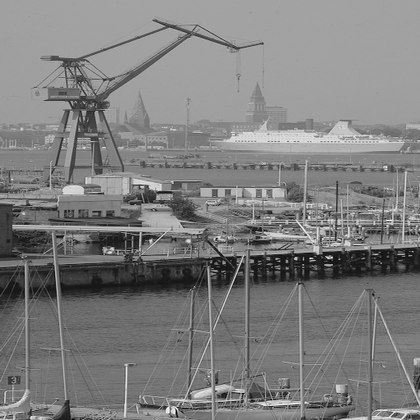
%> input picture fusion_metrix/metrix/GSM/src.bmp, 420 x 420 px, shrunk from 512 x 512 before the run; the run also reads 1 picture not shown here
$ octave Index.m   (GNU Octave 9; MATLAB toolbox functions it lacks are replaced by stand-ins)
%> lines starting %> are read from the running program, lines starting %| are printed output that depends on the picture; long printed decimals are rounded
### fusion_metrix/Qabf1.m

%    Objective Image Fusion Performance Measure
%    C.S.Xydeas and V.Petrovic
%    Electronics Letters

%    edit by Richang Hong; May 27 07

function Qabf1= Qabf(strA, strB, strF)
% [13 lines of commented-out code are left out]
    L=1; Tg=0.9994;kg=-15;Dg=0.5;Ta=0.9879;ka=-22;Da=0.8;

% Sobel Operator
h1=[1 2 1;0 0 0;-1 -2 -1]; h2=[0 1 2;-1 0 1;-2 -1 0]; h3=[-1 0 1;-2 0 2;-1 0 1];
% if y is the response to h1 and x is the response to h3;
% then the intensity is sqrt(x^2+y^2) and orientation is arctan(y/x);
 pA = double(strA);
 pB = double(strB);
 pF = double(strF);

SAx = conv2(pA,h3,'same'); SAy = conv2(pA,h1,'same');
gA = sqrt(SAx.^2 + SAy.^2);
[M,N] = size(SAx); aA = zeros(M,N);
for i=1:M
    for j=1:N
        if ( SAx(i,j) == 0 ) aA(i,j) = pi/2;
        else
            aA(i,j) = atan(SAy(i,j)/(SAx(i,j)+eps));
        end
    end
end

SBx = conv2(pB,h3,'same'); SBy = conv2(pB,h1,'same');
gB = sqrt(SBx.^2 + SBy.^2);
[M,N] = size(SBx); aB = zeros(M,N);
for i=1:M
    for j=1:N
        if ( SBx(i,j) == 0 ) aB(i,j) = pi/2;
        else
            aB(i,j) = atan(SBy(i,j)/(SBx(i,j)+eps));
        end
    end
end

SFx = conv2(pF,h3,'same'); SFy = conv2(pF,h1,'same');
gF = sqrt(SFx.^2 + SFy.^2);
[M,N] = size(SAx); aF = zeros(M,N);
for i=1:M
    for j=1:N
        if ( SFx(i,j) == 0 ) aF(i,j) = pi/2;
        else
            aF(i,j) = atan(SFy(i,j)/(SFx(i,j)+eps));
        end
    end
end

% the relative strength and orientation value of GAF,GBF and AAF,ABF;
GAF = zeros(M,N); AAF = zeros(M,N); QgAF = zeros(M,N); QaAF = zeros(M,N); QAF = zeros(M,N);
for i=1:M
    for j=1:N

        if ( gA(i,j) > gF(i,j))  GAF(i,j) = gF(i,j)/(gA(i,j)+eps);
        else
            if ( gA(i,j) == gF(i,j) )  GAF(i,j) = gF(i,j);
            else
                GAF(i,j) = gA(i,j) / (gF(i,j)+eps);
            end
        end
        AAF(i,j) = 1 - abs(aA(i,j)-aF(i,j))/(pi/2);

        QgAF(i,j) = Tg / (1 + exp(kg*( GAF(i,j) - Dg )));
        QaAF(i,j) = Ta / (1 + exp(ka*( AAF(i,j) - Da )));

        QAF(i,j) = QgAF(i,j) * QaAF(i,j);
    end
end

GBF = zeros(M,N); ABF = zeros(M,N); QgBF = zeros(M,N); QaBF = zeros(M,N); QBF = zeros(M,N);
for i=1:M
    for j=1:N

        if ( gB(i,j) > gF(i,j))  GBF(i,j) = gF(i,j)/(gB(i,j)+eps);
        else
            if ( gB(i,j) == gF(i,j) )  GBF(i,j) = gF(i,j);
            else
                GBF(i,j) = gB(i,j) / (gF(i,j)+eps);
            end
        end
        ABF(i,j) = 1 - abs(aB(i,j)-aF(i,j))/(pi/2);

        QgBF(i,j) = Tg / (1 + exp(kg*( GBF(i,j) - Dg )));
        QaBF(i,j) = Ta / (1 + exp(ka*( ABF(i,j) - Da )));

        QBF(i,j) = QgBF(i,j) * QaBF(i,j);
    end
end

% compute the QABF
deno = sum(sum( gA + gB ));
nume = sum(sum( QAF.*gA + QBF.*gB ));
Qabf1 = nume / deno;

### fusion_metrix/fusion_metrix.m
function metrix_value = fusion_metrix(A,B,F,name)
%%%  NOTES:
%%%
%%%             algorithm                       indicator string
%%%             ---------------------------     ----------------
%%%             shannon entropy                 'SEN'   香农熵
%%%             mean value                      'ME'    平均值
%%%             average gradient                'AVG'   平均梯度
%%%             standard deviation              'STD'   标准偏差
%%%
%%%             mean-squared error              'MSE'   均方误差
%%%             peak signal-to-noise ratio      'PSNR'  峰值信噪比
%%%             structural similarity index     'SSIM'  结构相似性指数
%%%             visual information fidelity     'VIF'   视觉信息保真度
%%%             pixel-based VIF                 'VIFP'  基于像素
%%%             universal quality index         'UQI'   通用质量指标
%%%             image fidelity criterion        'IFC'   图像保真度标准
%%%             noise quality measure           'NQM'   噪声质量亮度
%%%             weighted signal-to-noise ratio  'WSNR'  加权信噪比
%%%             signal-to-noise ratio           'SNR'   信噪比
%%%             cross entropy                   'CEN'   交叉熵
%%%             mutual inforamtion              'MIN'   相互信息
%%%             Q0 index                        'Q0I'
%%%             Qabf index                      'QABF'
metrix_name = lower(name);
reference_imageA = double(A);
reference_imageB = double(B);
distorted_image = double(F);
switch metrix_name
    case 'sen'
        metrix_value = one_image_metrix(distorted_image,metrix_name);
    case 'me'
        metrix_value = one_image_metrix(distorted_image,metrix_name);
    case 'avg'
        metrix_value = one_image_metrix(distorted_image,metrix_name);
    case 'std'
        metrix_value = one_image_metrix(distorted_image,metrix_name);
 %----------------------------------------------------------------------
    case 'mse'
        metrix_value_AF = two_image_metrix(reference_imageA,distorted_image,metrix_name);
        metrix_value_BF = two_image_metrix(reference_imageB,distorted_image,metrix_name);
        metrix_value = (metrix_value_AF + metrix_value_BF)/2;
    case 'psnr'
        metrix_value_AF = two_image_metrix(reference_imageA,distorted_image,metrix_name);
        metrix_value_BF = two_image_metrix(reference_imageB,distorted_image,metrix_name);
        metrix_value = (metrix_value_AF + metrix_value_BF)/2;
    case 'ssim'
        metrix_value_AF = two_image_metrix(reference_imageA,distorted_image,metrix_name);
        metrix_value_BF = two_image_metrix(reference_imageB,distorted_image,metrix_name);
        metrix_value = (metrix_value_AF + metrix_value_BF)/2;
    case 'vif'
        metrix_value_AF = two_image_metrix(reference_imageA,distorted_image,metrix_name);
        metrix_value_BF = two_image_metrix(reference_imageB,distorted_image,metrix_name);
        metrix_value = (metrix_value_AF + metrix_value_BF)/2;
    case 'vifp'
        metrix_value_AF = two_image_metrix(reference_imageA,distorted_image,metrix_name);
        metrix_value_BF = two_image_metrix(reference_imageB,distorted_image,metrix_name);
        metrix_value = (metrix_value_AF + metrix_value_BF)/2;
    case 'uqi'
        metrix_value_AF = two_image_metrix(reference_imageA,distorted_image,metrix_name);
        metrix_value_BF = two_image_metrix(reference_imageB,distorted_image,metrix_name);
        metrix_value = (metrix_value_AF + metrix_value_BF)/2;
    case 'ifc'
        metrix_value_AF = two_image_metrix(reference_imageA,distorted_image,metrix_name);
        metrix_value_BF = two_image_metrix(reference_imageB,distorted_image,metrix_name);
        metrix_value = (metrix_value_AF + metrix_value_BF)/2;
    case 'nqm'
        metrix_value_AF = two_image_metrix(reference_imageA,distorted_image,metrix_name);
        metrix_value_BF = two_image_metrix(reference_imageB,distorted_image,metrix_name);
        metrix_value = (metrix_value_AF + metrix_value_BF)/2;
    case 'wsnr'
        metrix_value_AF = two_image_metrix(reference_imageA,distorted_image,metrix_name);
        metrix_value_BF = two_image_metrix(reference_imageB,distorted_image,metrix_name);
        metrix_value = (metrix_value_AF + metrix_value_BF)/2;
    case 'snr'
        metrix_value_AF = two_image_metrix(reference_imageA,distorted_image,metrix_name);
        metrix_value_BF = two_image_metrix(reference_imageB,distorted_image,metrix_name);
        metrix_value = (metrix_value_AF + metrix_value_BF)/2;
    case 'cen'
        metrix_value_AF = two_image_metrix(reference_imageA,distorted_image,metrix_name);
        metrix_value_BF = two_image_metrix(reference_imageB,distorted_image,metrix_name);
        metrix_value = (metrix_value_AF + metrix_value_BF)/2;
    case 'min'
        metrix_value_AF = two_image_metrix(reference_imageA,distorted_image,metrix_name);
        metrix_value_BF = two_image_metrix(reference_imageB,distorted_image,metrix_name);
        metrix_value = (metrix_value_AF + metrix_value_BF)/2;
   case 'nmin'
       metrix_value_AF = two_image_metrix(reference_imageA,distorted_image,metrix_name);
       metrix_value_BF = two_image_metrix(reference_imageB,distorted_image,metrix_name);
       metrix_value = (metrix_value_AF + metrix_value_BF).*2;
   case 'fsim'
       metrix_value_AF = two_image_metrix(reference_imageA,distorted_image,metrix_name);
       metrix_value_BF = two_image_metrix(reference_imageB,distorted_image,metrix_name);
       metrix_value = (metrix_value_AF + metrix_value_BF)./2;
   case 'hpsim'
       metrix_value_AF = two_image_metrix(reference_imageA,distorted_image,metrix_name);
       metrix_value_BF = two_image_metrix(reference_imageB,distorted_image,metrix_name);
       metrix_value = (metrix_value_AF + metrix_value_BF)./2;
    case 'q0i'
        metrix_value_AF = two_image_metrix(reference_imageA,distorted_image,metrix_name);
        metrix_value_BF = two_image_metrix(reference_imageB,distorted_image,metrix_name);
        metrix_value = (metrix_value_AF + metrix_value_BF)/2;
    case 'qabf'
        metrix_value = Qabf1(reference_imageA,reference_imageB,distorted_image);
    case 'niqe'
        metrix_value = niqe(distorted_image);
    case 'gsm'
        metrix_value_AF =metrix_gsm(reference_imageA,distorted_image);
        metrix_value_BF =metrix_gsm(reference_imageB,distorted_image);
        metrix_value = (metrix_value_AF + metrix_value_BF)/2;
    case 'q'
        metrix_value = metrix_Q(distorted_image,reference_imageA,reference_imageB);
    case 'qw'
        metrix_value = metrix_Qw(distorted_image,reference_imageA,reference_imageB);
    case 'qe'
        metrix_value = metrix_Qe(distorted_image,reference_imageA,reference_imageB);
    case 'qsi'
        metrix_value = metrix_Qsi(distorted_image,reference_imageA,reference_imageB);
    case 'qsff'
        metrix_value = metrix_gsff(reference_imageA,reference_imageB,distorted_image);
    otherwise
        metrix_value = NaN;
end

### fusion_metrix/Index.m
imagesets = cell(1,3);
num = length(imagesets);
for k = 1:num
[filename, pathname] = uigetfile('lytro-01-A.jpg', 'D:/Code/image_GAN/our_fusion_CRF'); %选择图片文件
%> the answer given: metrix/GSM/src.bmp
pathfile=fullfile(pathname, filename);  %获得图片路径
IR=rgb2gray(double(imread(pathfile)));     %将图片读入矩阵
%> IR: size 420x420 double; min 0, max 252, mean 126; mean of the top-left, top-right, bottom-left and bottom-right quarters 140.6, 152.1, 100.7, 110.6
pathname = strcat(pathname,'*.*');
[filename, pathname1] = uigetfile('lytro-01-B.jpg', 'D:/Code/image_GAN/our_fusion_CRF'); %选择图片文件
%> the answer given: metrix/GSM/dst.bmp
pathfile=fullfile(pathname1, filename);  %获得图片路径
Vis=rgb2gray(double(imread(pathfile)));    %将图片读入矩阵
%> Vis: size 420x420 double; min 0, max 255, mean 126; mean of the top-left, top-right, bottom-left and bottom-right quarters 140.7, 152.1, 100.6, 110.6
pathname = strcat(pathname,'*.*');
[filename, pathname2] = uigetfile('1.jpg', 'D:/Code/image_GAN/our_fusion_CRF'); %选择图片文件
%> the answer given: metrix/GSM/dst.bmp
pathfile=fullfile(pathname2, filename);  %获得图片路径
Z=rgb2gray(double(imread(pathfile)));    %将图片读入矩阵
imagesets{k,1} = IR;
imagesets{k,2} = Vis;
imagesets{k,3} = Z;

% imagesets{1} = double(IR);
% imagesets{2} = double(Vis);
% imagesets{3} = double(Z);

addpath(genpath(strcat(pwd,'\','fusion_metrix')));

metri_name = {'qabf'};
len_metri_name = length(metri_name);
j=k;
for ii=1:len_metri_name
     metri(j,ii) = fusion_metrix(imagesets{k,1},imagesets{k,2},imagesets{k,3},metri_name{ii});
%     metri(j,ii) = fusion_metrix(imagesets{1},imagesets{2},uint8(imagesets{3}),metri_name{ii});
%      imshow(metri(j,ii))
      fprintf('a=%f',metri(j,ii))
end
%> this loop made 1 pass
%> metrix_value in fusion_metrix on pass 1: 0.813
%| a=0.8133
%> pass 1, in Qabf, `SAx = conv2(pA,h3,'same')`:
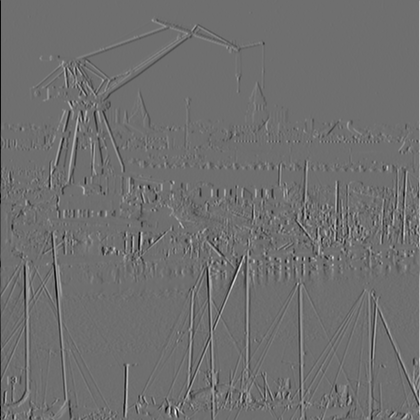
%> SAx: size 420x420 double; min -714, max 920, mean -0.2; drawn with min black and max white
%> pass 1, in Qabf, `SAy = conv2(pA,h1,'same')`:
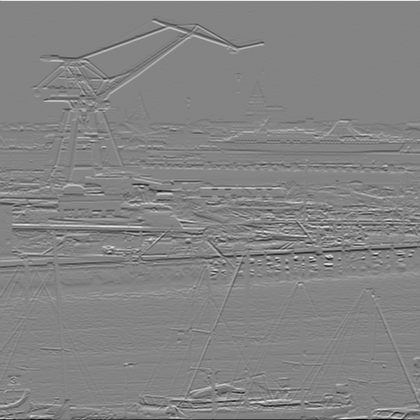
%> SAy: size 420x420 double; min -887, max 823, mean -0.4; drawn with min black and max white
%> pass 1, in Qabf, `gA = sqrt(SAx.^2 + SAy.^2);`:
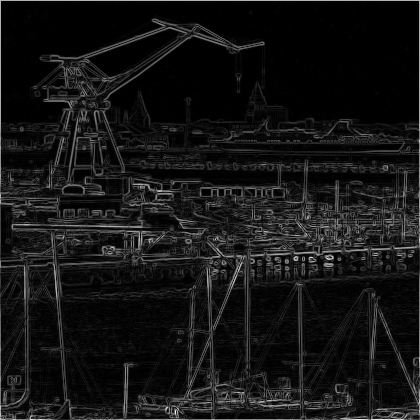
%> gA: size 420x420 double; min 0, max 921.3, mean 76.3; drawn with min black and max white
%> (the run ends here)
